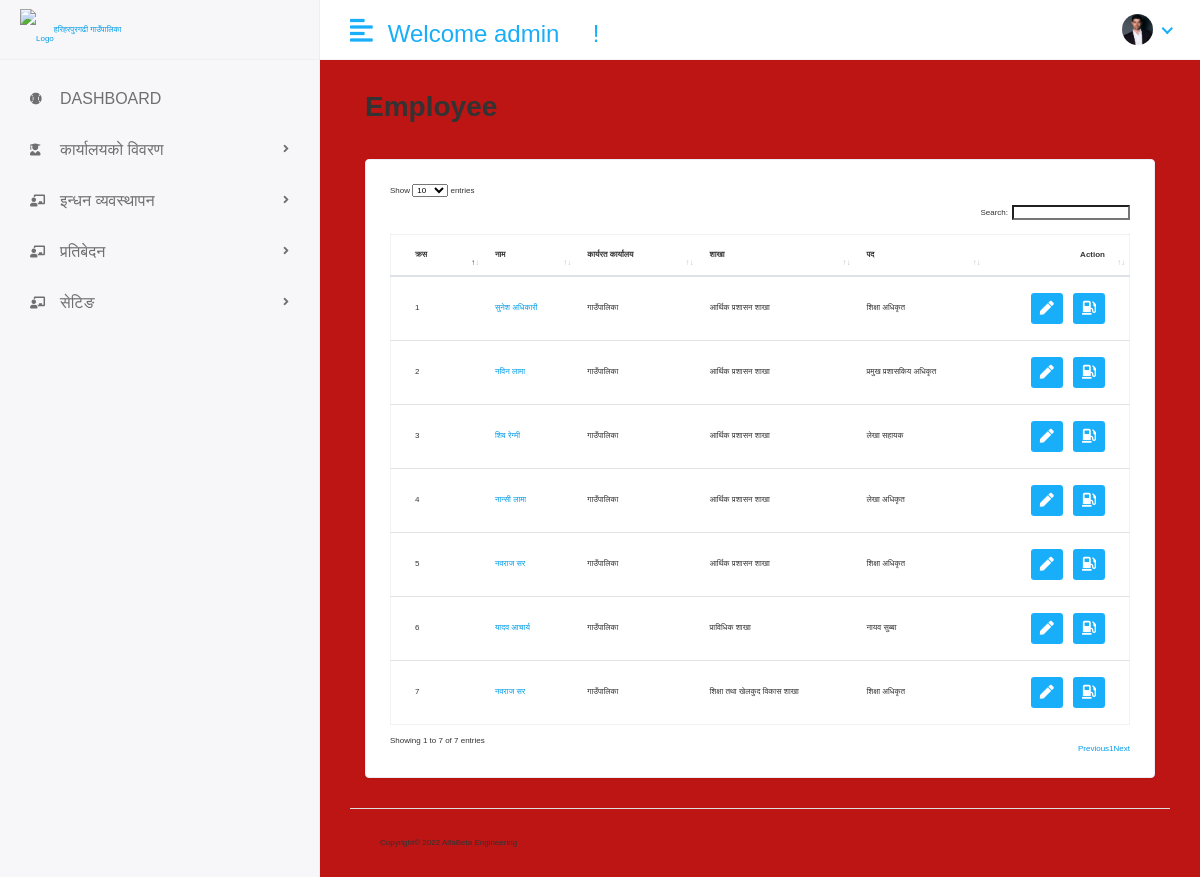
/Hod/View/Employee (signed in), run on the app's committed database.
### app/models.py (models this page shows, shortened)
class CustomUser(AbstractUser):
    USER = (
        (1, 'HOD'),
        (2, 'LOCAL'),
        (3, 'PATROL'),
    )
    user_type = models.CharField(choices=USER, max_length=50, default=1)
    profile_pic = models.ImageField(upload_to='media/profile_pic')

class Employee(models.Model):
    admin = models.OneToOneField(CustomUser, on_delete=models.CASCADE)
    department = models.ForeignKey(
        Department, on_delete=models.CASCADE, null=True)
    workplace = models.ForeignKey(
        WorkPlace, null=True, on_delete=models.CASCADE)
    appointed_date = models.DateField()
    name = models.CharField(max_length=250)
    designation = models.CharField(max_length=250)
    mobile = models.CharField(max_length=250)
    email = models.EmailField(max_length=250)
    vehicle = models.CharField(max_length=250)

class WorkPlace(models.Model):
    name = models.CharField(max_length=100)

class Department(models.Model):
    dep_name = models.CharField(max_length=250)

### FuelManagementSystem/Hod_Views.py (the view)
# urls.py: path('Hod/View/Employee', Hod_Views.VIEW_EMPLOYEE, name='view_employee'),
def VIEW_EMPLOYEE(request):
    employee = Employee.objects.all()
    context = {
        "employee": employee
    }
    return render(request, "Hod/view_employee.html", context)

### templates/Hod/view_employee.html (shortened to what this page needs)
{% extends 'base.html'%}
{% block content %}
<div class="content container-fluid">
    <div class="page-header">
       <div class="row align-items-center">
          <div class="col">
             <h3 class="page-title">Employee</h3>
          </div>
       </div>
     </div>
     <div class="row">
       <div class="col-sm-12">
          <div class="card card-table">
             <div class="card-body">
                <div class="table-responsive">
                   <table id="table_id" class="table table-hover table-center mb-0">
                      <thead>
                         <tr>
                            <th>क्रस</th>
                            <th>नाम</th>
                            <th>कार्यरत कार्यालय</th>
                            <th>शाखा</th>
                            <th>पद</th>
                            <th class="text-right">Action</th>
                         </tr>
                      </thead>
                      <tbody>
                        {% for i in employee %}
                         <tr>
                            <td>{{forloop.counter}}</td>
                           <td><a href="{% url 'report_coupon' i.id %}" > {{i.name}}</a></td>
                            <td>{{i.workplace.name}}</td>
                            <td>{{i.department.dep_name}}</td>
                            <td>{{i.designation}}</td>
                            <td class="text-right">
                               <div class="actions">
                                  <a href="{% url 'edit_employee' i.id %}" class="btn btn-sm bg-success-light mr-2">
                                  <i class="fas fa-pen"></i>
                                  </a>
                                  <a href="{% url 'add_coupon' i.id %}" class="btn btn-sm bg-success-light">
                                    <i class="fas fa-gas-pump"></i>
                                    </a>
                               </div>
                            </td>
                         </tr>
                         {% endfor %}
                      </tbody>
                   </table>
                </div>
             </div>
          </div>
       </div>
    </div>
 </div>
{% endblock%}

### templates/includes/header.html (shortened to what this page needs)
{% load static %}
<div class="header">
   {% if user.user_type == '1' %}
    <div class="header-left">
       <a href="{% url 'hod_home'%}" class="logo">
       <img src="{% static 'assets/img/logonepal.png' %}"  alt="Logo"><span>हरिहरपुरगढी गाउँपालिका</span>
       </a>
    </div>
   {% endif %}
    <a href="javascript:void(0);" id="toggle_btn">
    <i class="fas fa-align-left"></i
    </a>
    <div class="top-nav-search mt-3">
      {% if user.is_authenticated %}
     <h4> Welcome<span>  {{user.username}} </span> &nbsp;&nbsp;  &nbsp;! </h4>
     {% endif %}
    </div>
    <ul class="nav user-menu">
       <li class="nav-item dropdown has-arrow">
            <a href="#" class="dropdown-toggle nav-link" data-toggle="dropdown">
               {% if user.profile_pic == "" %}
               <span class="user-img"><img class="rounded-circle" src="{% static 'assets/img/logonepal.png' %}" width="31" alt="Ryan Taylor"></span>
               {% else %}
               <span class="user-img"><img class="rounded-circle" src="/{{user.profile_pic}}" width="31" alt="Ryan Taylor"></span>
            {% endif %}
            </a>
          </a>
 </div>

### static/assets/css/style.css (style rules this page uses)
html { height: 100%; }
body { background-color: rgb(189, 20, 20); color: #333; font-family: arial; font-size: 0.5rem; height: 100%; line-height: 1; overflow-x: hidden; }
h1, h2, h3, h4, h5, h6 { font-family: arial; margin-top: 0; }
a { color: #009ce7; }
input, button, a { transition: all 0.4s ease; -moz-transition: all 0.4s ease; -o-transition: all 0.4s ease; -ms-transition: all 0.4s ease; -webkit-transition: all 0.4s ease; }
ul, ol { padding: 0px; list-style: none; }
.table { color: #333; max-width: 100%; margin-bottom: 0; width: 100%; }
.table.dataTable { border-collapse: collapse !important; border: 1px solid rgba(0, 0, 0, 0.05); }
.table thead tr th { font-weight: 600; }
.table tbody tr { border-bottom: 1px solid rgba(0, 0, 0, 0.05); }
.table.table-center td, .table.table-center th { vertical-align: middle; }
.card-table .card-body .table>thead>tr>th { border-top: 0; }
.card-table .card-body .table tr td:first-child, .card-table .card-body .table tr th:first-child { padding-left: 1.5rem; }
.card-table .card-body .table tr td:last-child, .card-table .card-body .table tr th:last-child { padding-right: 1.5rem; }
.card-table .table td, .card-table .table th { border-top: 1px solid #e2e5e8; padding: 1rem 0.75rem; white-space: nowrap; }
.card { border: 1px solid #ececf5; box-shadow: 0 1px 3px 0 rgba(0, 0, 0, 0.03); margin-bottom: 1.875rem; }
.card-body { padding: 1.5rem; }
.bg-success-light { background-color: #18aefa; color: #fff; }
.header { background-color: #fff; border-bottom: 1px solid #f3f3f4; left: 0; position: fixed; right: 0; top: 0; z-index: 1001; height: 60px; }
.header .header-left { float: left; height: 60px; padding: 0 20px; position: relative; width: 320px; z-index: 1; transition: all 0.2s ease-in-out; background-color: #f7f7fa; border-bottom: 1px solid #efefef; border-right: 1px solid #ececf5; display: flex; align-items: center; }
.header .header-left .logo { display: inline-block; line-height: 60px; }
.header .header-left .logo img { max-height: 40px; width: auto; }
.header .dropdown-toggle:after { display: none; }
.header .has-arrow .dropdown-toggle:after { border-top: 0; border-left: 0; border-bottom: 2px solid #18aefa; border-right: 2px solid #18aefa; content: ''; height: 8px; display: inline-block; pointer-events: none; -webkit-transform-origin: 66% 66%; -ms-transform-origin: 66% 66%; transform-origin: 66% 66%; -webkit-transform: rotate(45deg); -ms-transform: rotate(45deg); transform: rotate(45deg); -webkit-transition: all 0.15s ease-in-out; transition: all 0.15s ease-in-out; width: 8px; vertical-align: 0px; }
.user-menu { float: right; margin: 0; position: relative; z-index: 99; padding-right: 15px; }
.user-menu.nav>li>a { color: #a0a0a0; font-size: 12px; line-height: 58px; padding: 0 15px; height: 60px; }
.user-img { margin-right: 3px; position: relative; }
.top-nav-search { float: left; margin-left: 15px; }
.page-header { margin-bottom: 1.875rem; }
.page-title { font-size: 28px; font-weight: 600; color: #333; margin-bottom: 5px; }
@media (min-width: 992px) { #toggle_btn { align-items: center; color: #18aefa; display: inline-flex; float: left; font-size: 26px; height: 60px; justify-content: center; margin-left: 15px; padding: 0 15px; } }

### data on the page
CustomUser: username "admin", profile_pic (placeholder picture)
Employee: name "सुनेश अधिकारी", workplace.name "गाउँपालिका", department.dep_name "आर्थिक प्रशासन शाखा", designation "शिक्षा अधिकृत"
Employee: name "नविन लामा", workplace.name "गाउँपालिका", department.dep_name "आर्थिक प्रशासन शाखा", designation "प्रमुख प्रशासकिय अधिकृत"
Employee: name "शिव रेग्मी", workplace.name "गाउँपालिका", department.dep_name "आर्थिक प्रशासन शाखा", designation "लेखा सहायक"
Employee: name "नान्सी लामा", workplace.name "गाउँपालिका", department.dep_name "आर्थिक प्रशासन शाखा", designation "लेखा अधिकृत"
Employee: name "नवराज सर", workplace.name "गाउँपालिका", department.dep_name "आर्थिक प्रशासन शाखा", designation "शिक्षा अधिकृत"
Employee: name "यादव आचार्य", workplace.name "गाउँपालिका", department.dep_name "प्राविधिक शाखा", designation "नायव सुब्बा"
Employee: name "नवराज सर", workplace.name "गाउँपालिका", department.dep_name "शिक्षा तथा खेलकुद विकास शाखा", designation "शिक्षा अधिकृत"
